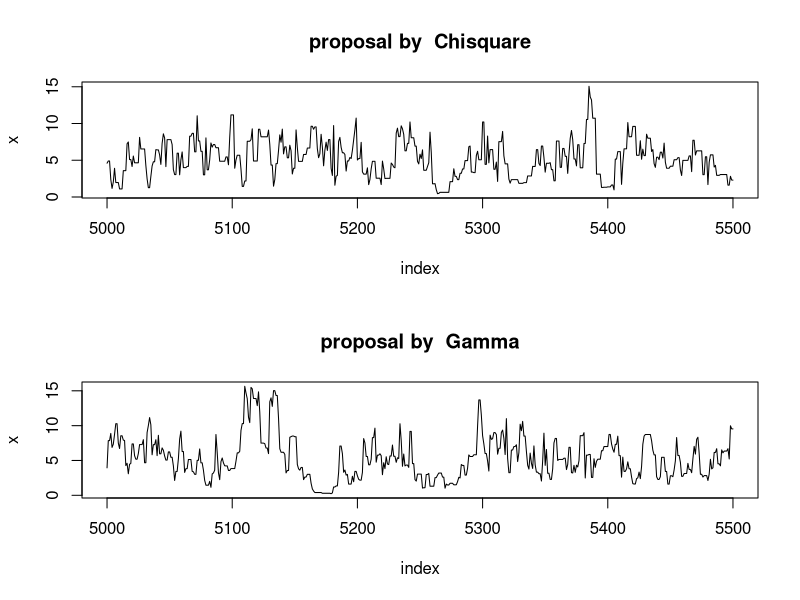

Here is the R script that generated this plot:
# The following function evaluates the Rayleight density
f <- function(x,sigma=4){
  if (any(x<0)) return(0)
  stopifnot(sigma > 0)
  return((x / sigma^2) * exp( -x^2 / (2*sigma^2) ) ) 
}

par(mfrow=c(2,1))
m <- 10000
sigma <- 4

for(proposal in c('Chisquare','Gamma')){
  set.seed(123456)
  x <- numeric(m)
  x[1] <- rchisq(1,df=1)
  k <- 0
  u <- runif(m)
  
  for(i in 2:m){
    xt <- x[i-1]
    if(proposal == 'Chisquare'){
      y <- rchisq(1,df=xt) # proposal by Chi-square
    }
    else{
      y <- rgamma(1,shape=xt,rate=1) # proposal by Gamma
    }
    num <- f(y,sigma) * dchisq(xt,df=y)
    den <- f(xt,sigma) * dchisq(y,df=xt)
    if(u[i] <= num/den){ # accepted 
      x[i] <- y 
    } 
    else{ # rejected
      x[i] <- xt
      k <- k+1
    }
  }
  print(k)
  
  index <- 5000:5500
  x1 <- x[index]
  plot(index,x1,type='l',main=paste('proposal by ',proposal),ylab='x')
}